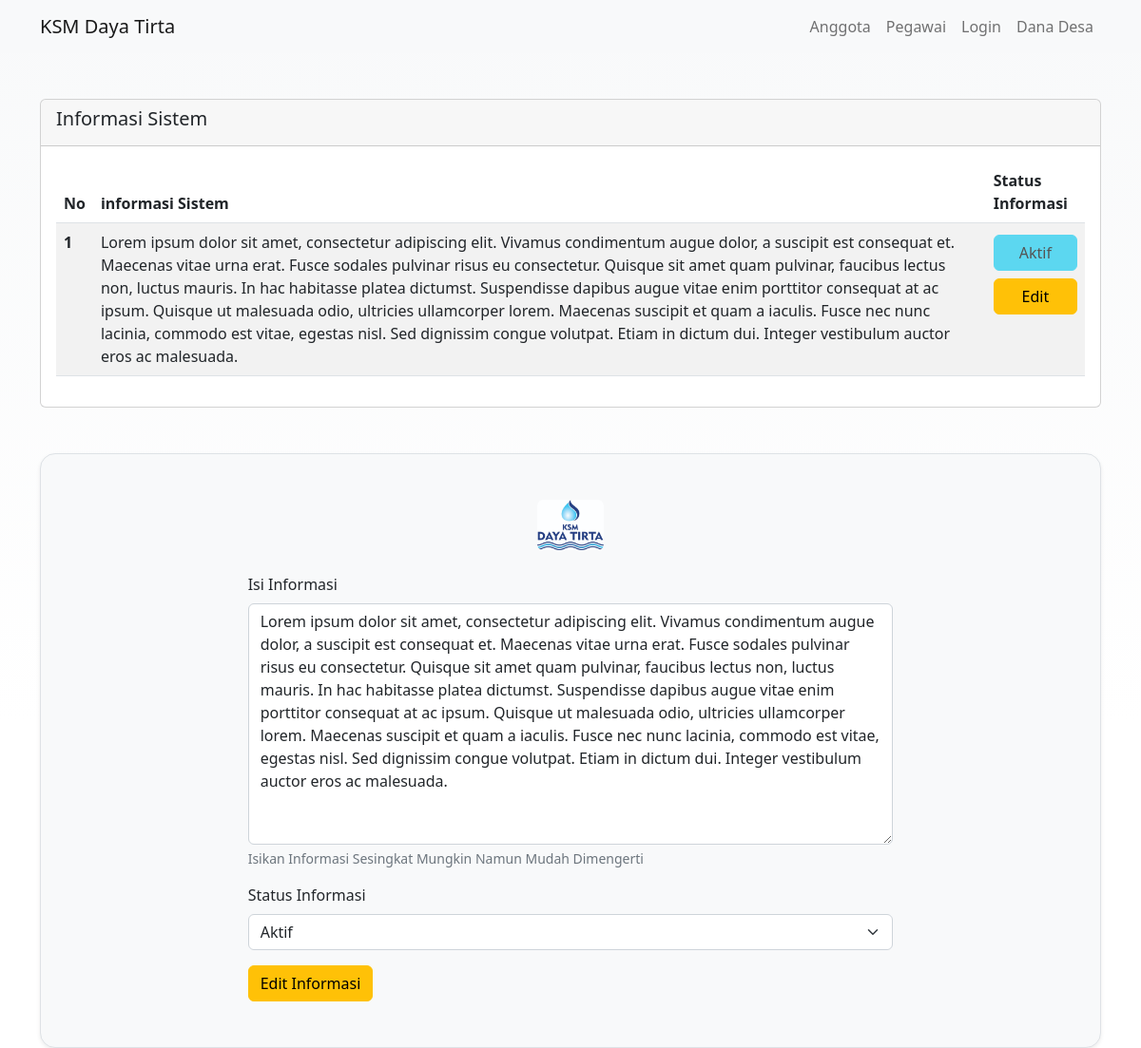
The page /pegawai/informasi.php?edit=1 on the database its author committed.
### tables this page shows
CREATE TABLE `informasi` (
  `id_informasi` int(11) NOT NULL,
  `isi_informasi` text NOT NULL,
  `status` tinyint(1) NOT NULL
);

### pegawai/informasi.php (the view, shortened to what this page needs)
<?php
include '../koneksi.php';
$query = "SELECT * FROM informasi";
$exec = mysqli_query($conn, $query);
$data = mysqli_fetch_all($exec, MYSQLI_ASSOC);
if (isset($_GET['edit'])) {
    $id_informasi = $_GET['edit'];
    $queryselectinformasi = "SELECT * FROM informasi WHERE id_informasi = $id_informasi";
    $execselectinformasi = mysqli_query($conn, $queryselectinformasi);
    $datainformasi = mysqli_fetch_array($execselectinformasi, MYSQLI_ASSOC);
}
?>
<!DOCTYPE html>
<html lang="en">
<head>
    <link href="https://cdn.jsdelivr.net/npm/bootstrap@5.2.0-beta1/dist/css/bootstrap.min.css" rel="stylesheet">
</head>
<body>
    <nav class="navbar sticky-top navbar-expand-sm bg-light">
        <div class="container">
            <a class="navbar-brand" href="../">KSM Daya Tirta</a>
            <div class="collapse navbar-collapse justify-content-end" id="navbarNav">
                <ul class="navbar-nav">
                    <li class="nav-item">
                        <a class="nav-link" href="../anggota">Anggota</a>
                    </li>
                    <li class="nav-item">
                        <a class="nav-link" href="../pegawai">Pegawai</a>
                    </li>
                    <?php if (isset($_SESSION['login'])) : ?>
                        <li class="nav-item dropdown">
                            <a class="nav-link dropdown-toggle" href="#" role="button" data-bs-toggle="dropdown" aria-expanded="false">
                                <?= (isset($_SESSION['nama'])) ? $_SESSION['nama'] : 'Fitur Pegawai' ?>
                            </a>
                            <ul class="dropdown-menu dropdown-menu-dark">
                                <li><a class="dropdown-item" href="../pegawai?logout">Logout</a></li>
                                <li><a class="dropdown-item" href="pembayaran.php">Pembayaran PDAM</a></li>
                                <li><a class="dropdown-item" href="../pegawai/dataanggota.php">Data Anggota</a></li>
                                <li><a class="dropdown-item" href="../pegawai/pembayaran.php?laporan">Laporan Pembayaran</a></li>
                                <li><a class="dropdown-item" href="../pegawai/informasi.php">Informasi Sistem</a></li>
                            </ul>
                        </li>
                    <?php else : ?>
                        <li class="nav-item">
                            <a class="nav-link" href="../pegawai?login=show">Login</a>
                        </li>
                    <?php endif ?>
                    <li class="nav-item">
                        <a class="nav-link" href="danadesa.php">Dana Desa</a>
                    </li>
                </ul>
            </div>
        </div>
    </nav>
    <div class="container-sm mx-auto">
        <div class="card mt-5">
            <div class="card-header">
                <h5 class="d-inline-block">Informasi Sistem</h5>
            </div>
            <div class="card-body">
                <div class="table-responsive">
                    <table class="table table-striped">
                        <thead>
                            <tr>
                                <th scope="col">No</th>
                                <th scope="col">informasi Sistem</th>
                                <th scope="col">Status Informasi</th>
                            </tr>
                        </thead>
                        <tbody>
                            <?Php $no = 0 ?>
                            <?php if (count($data) > 0) { ?>
                                <?php foreach ($data as $a) : ?>
                                    <?php $no++ ?>
                                    <tr>
                                        <th scope=" row"><?= $no ?></th>
                                        <td><?= $a['isi_informasi'] ?></td>
                                        <td>
                                            <?php if ($a['status'] == 1) { ?>
                                                <a class="btn btn-info disabled col-12 my-1">Aktif</a>
                                                <a class="btn btn-warning col-12 my-1" href="?edit=<?= $a['id_informasi'] ?>">Edit</a>
                                            <?php } else { ?>
                                                <a class=" btn btn-info disabled col-12 my-1">Off</a>
                                                <a class=" btn btn-warning col-12 my-1" href="?edit=<?= $a['id_informasi'] ?>">Edit</a>
                                            <?php } ?>
                                        </td>
                                    </tr>
                                <?php endforeach; ?>
                            <?php } ?>
                        </tbody>
                    </table>
                </div>
            </div>
        </div>
        <?php if (isset($_GET['edit'])) { ?>
            <div class="col-12 mt-5">
                <div class="h-100 p-5 bg-light border rounded-4 shadow-sm">
                    <div class="text-center mb-4">
                        <img src="../assets/logo.jpeg" width="70px" class="rounded" alt="LOGO KSM">
                    </div>
                    <form method="POST" action="" class="mx-auto col-8" autocomplete="off">
                        <div class="mb-3">
                            <label for="informasi" class="form-label">Isi Informasi</label>
                            <textarea class="form-control" aria-describedby="informasi" name="informasi" id="informasi" rows="10"><?= $datainformasi['isi_informasi']; ?></textarea>
                            <div id="informasi" class="form-text">Isikan Informasi Sesingkat Mungkin Namun Mudah Dimengerti</div>
                        </div>
                        <div class="mb-3">
                            <label class="form-label">Status Informasi</label>
                            <select class="form-select" name="status">
                                <option <?= ($datainformasi['status'] == 1) ? 'selected' : ''; ?> value="1">Aktif</option>
                            </select>
                        </div>
                        <input type="submit" class="btn btn-warning" name="editinformasi" value="Edit Informasi">
                    </form>
                </div>
            </div>
        <?php } ?>
    </div>
</body>
</html>

### pegawai/informasi.php (style rules this page uses)
body { height: 95vh; background-image: linear-gradient(#F8F9FA, #fff); background-size: auto; background-repeat: no-repeat; }

### rows shown on the page
informasi: isi_informasi "Lorem ipsum dolor sit amet, consectetur adipiscing elit. Vivamus condimentum augue dolor, a suscipit est consequat et. Maecenas vitae urna erat. Fusce sodales pulvinar risus eu consectetur. Quisque sit amet quam pulvinar, faucibus lectus non, luctus mauris. In hac habitasse platea dictumst. Suspendisse dapibus augue vitae enim porttitor consequat at ac ipsum. Quisque ut malesuada odio, ultricies ullamcorper lorem. Maecenas suscipit et quam a iaculis. Fusce nec nunc lacinia, commodo est vitae, egestas nisl. Sed dignissim congue volutpat. Etiam in dictum dui. Integer vestibulum auctor eros ac malesuada.", informasi "Lorem ipsum dolor sit amet, consectetur adipiscing elit. Vivamus condimentum augue dolor, a suscipit est consequat et. Maecenas vitae urna erat. Fusce sodales pulvinar risus eu consectetur. Quisque sit amet quam pulvinar, faucibus lectus non, luctus mauris. In hac habitasse platea dictumst. Suspendisse dapibus augue vitae enim porttitor consequat at ac ipsum. Quisque ut malesuada odio, ultricies ullamcorper lorem. Maecenas suscipit et quam a iaculis. Fusce nec nunc lacinia, commodo est vitae, egestas nisl. Sed dignissim congue volutpat. Etiam in dictum dui. Integer vestibulum auctor eros ac malesuada.", status "Aktif"
